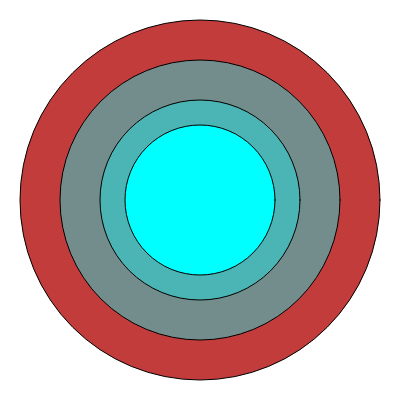
Frame 1 (no input)
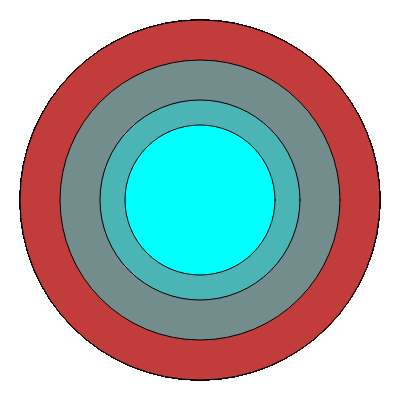
Frame 60 (no input)
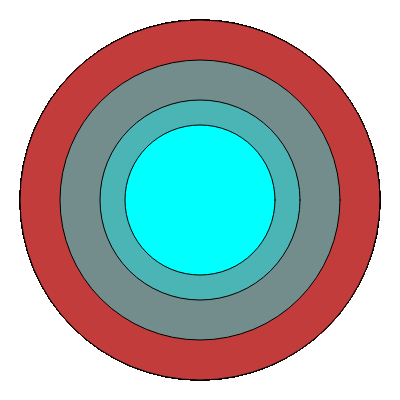
Frame 120 (the mouse pressed at the canvas centre since frame 60)

The p5.js sketch that drew these frames (run headless with seeded random() and noise() and a simulated clock; from frame 60 on, the mouse is pressed at the canvas centre):

// p5.js sketch
// ── sketch.js
let diameters = [360, 280, 200, 150];
let colourVals = [60, 140, 180, 255];

function setup() {
    createCanvas(400, 400);
}

function draw() {
    for (let i = 0; i < diameters.length; i++) {
        fill(255 - colourVals[i], colourVals[i], colourVals[i]);
        circle(width / 2, height / 2, diameters[i]);
    }
}

function mouseClicked() {
    let lastColour = colourVals.pop();
    colourVals.unshift(lastColour);
}
// ── exercise1-1.html
<!DOCTYPE html>
<html lang="en">
  <head>
    <meta charset="utf-8" />
    <meta name="viewport" content="width=device-width, initial-scale=1.0">

    <title>PDM1 - W5P1 - Exercise 1.1</title>

    <link href="https://cdn.jsdelivr.net/npm/bootstrap@5.3.1/dist/css/bootstrap.min.css" rel="stylesheet" integrity="sha384-4bw+/aepP/YC94hEpVNVgiZdgIC5+VKNBQNGCHeKRQN+PtmoHDEXuppvnDJzQIu9" crossorigin="anonymous">
    <link rel="stylesheet" type="text/css" href="./lib/main-styles.css">
    <script src="https://cdn.jsdelivr.net/npm/bootstrap@5.3.1/dist/js/bootstrap.bundle.min.js" integrity="sha384-HwwvtgBNo3bZJJLYd8oVXjrBZt8cqVSpeBNS5n7C8IVInixGAoxmnlMuBnhbgrkm" crossorigin="anonymous"></script>
    <script src="./lib/libraries/p5.min.js"></script>
  </head>

  <body>
    <h1>Exercise 1.1 - Solution</h1>
    <script src="sketch.js"></script>
  </body>
</html>
